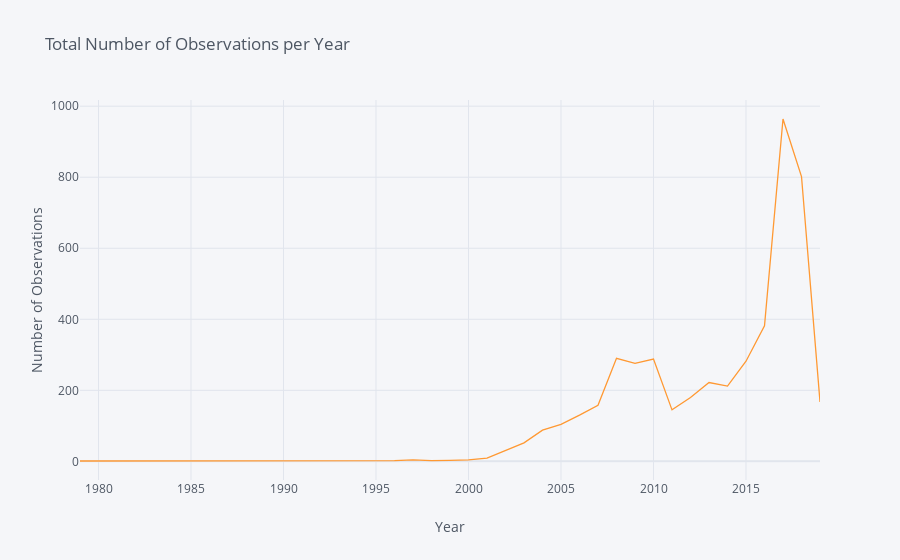

Notebook source saved alongside this figure:
### Markdown cell above
## Are sightings of Burmese pythons in the wild increasing?

### Code cell
by_year=df.groupby(['ObsDate_Year'])['objectid'].agg('count')
by_year.iplot(kind='line',
    xTitle = 'Year',
    yTitle = 'Number of Observations',
    title= 'Total Number of Observations per Year')

### Figure 1 — Plotly figure (JSON) as saved in the notebook; plotly's stock layout.template omitted (floating-point values rounded to 4 significant figures)
{"data": [{"line": {"color": "rgba(255, 153, 51, 1.0)", "dash": "solid", "shape": "linear", "width": 1.3}, "mode": "lines", "name": "objectid", "text": "", "type": "scatter", "x": [1979, 1995, 1996, 1997, 1998, 1999, 2000, 2001, 2002, 2003, 2004, 2005, 2006, 2007, 2008, 2009, 2010, 2011, 2012, 2013, 2014, 2015, 2016, 2017, 2018, 2019], "y": [1, 1, 2, 4, 2, 3, 4, 9, 30, 52, 88, 104, 130, 158, 290, 276, 288, 145, 180, 222, 212, 282, 382, 964, 802, 167]}], "layout": {"legend": {"bgcolor": "#F5F6F9", "font": {"color": "#4D5663"}}, "paper_bgcolor": "#F5F6F9", "plot_bgcolor": "#F5F6F9", "title": {"font": {"color": "#4D5663"}, "text": "Total Number of Observations per Year"}, "xaxis": {"gridcolor": "#E1E5ED", "showgrid": true, "tickfont": {"color": "#4D5663"}, "title": {"font": {"color": "#4D5663"}, "text": "Year"}, "zerolinecolor": "#E1E5ED"}, "yaxis": {"gridcolor": "#E1E5ED", "showgrid": true, "tickfont": {"color": "#4D5663"}, "title": {"font": {"color": "#4D5663"}, "text": "Number of Observations"}, "zerolinecolor": "#E1E5ED"}}}
